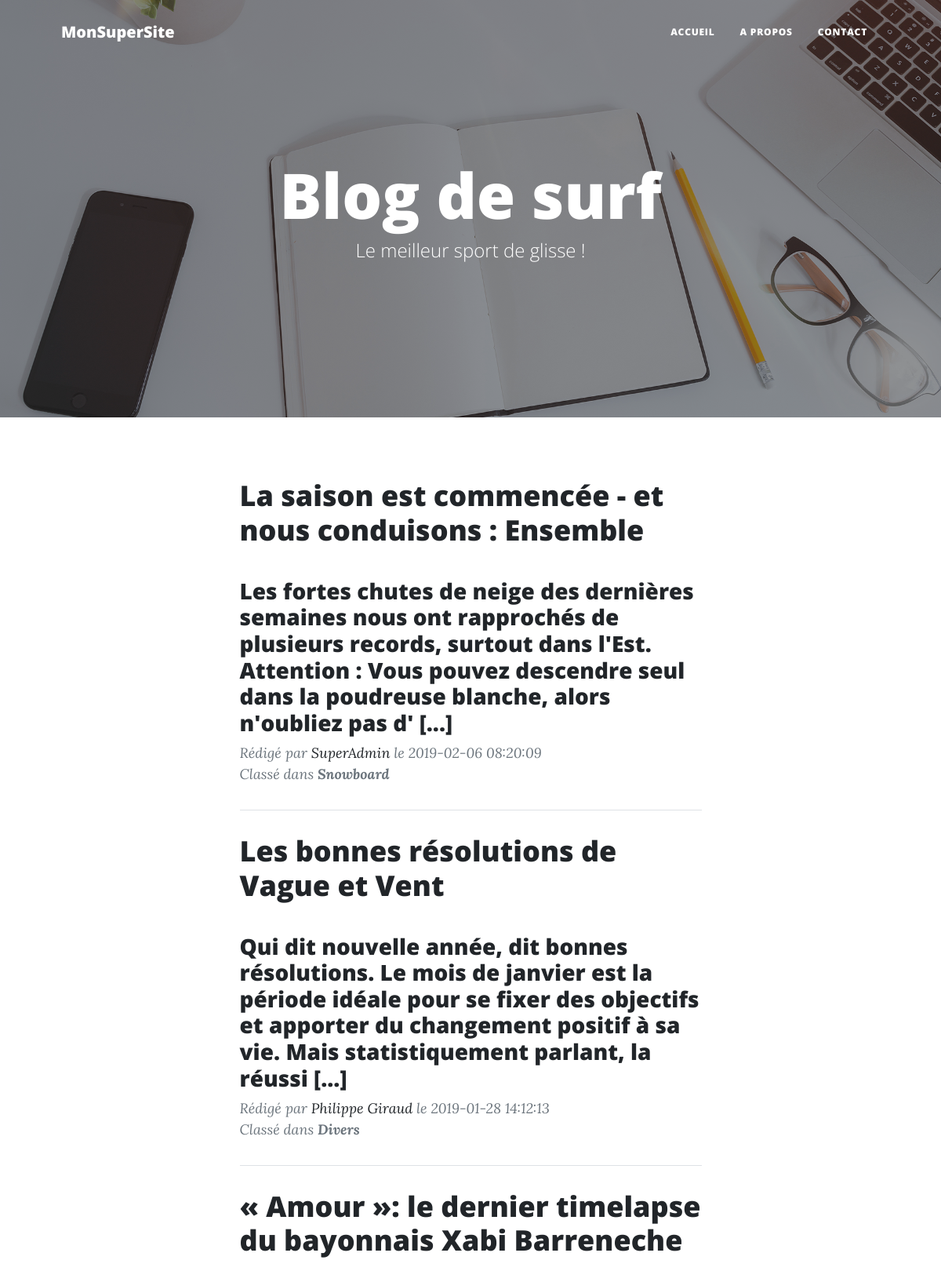
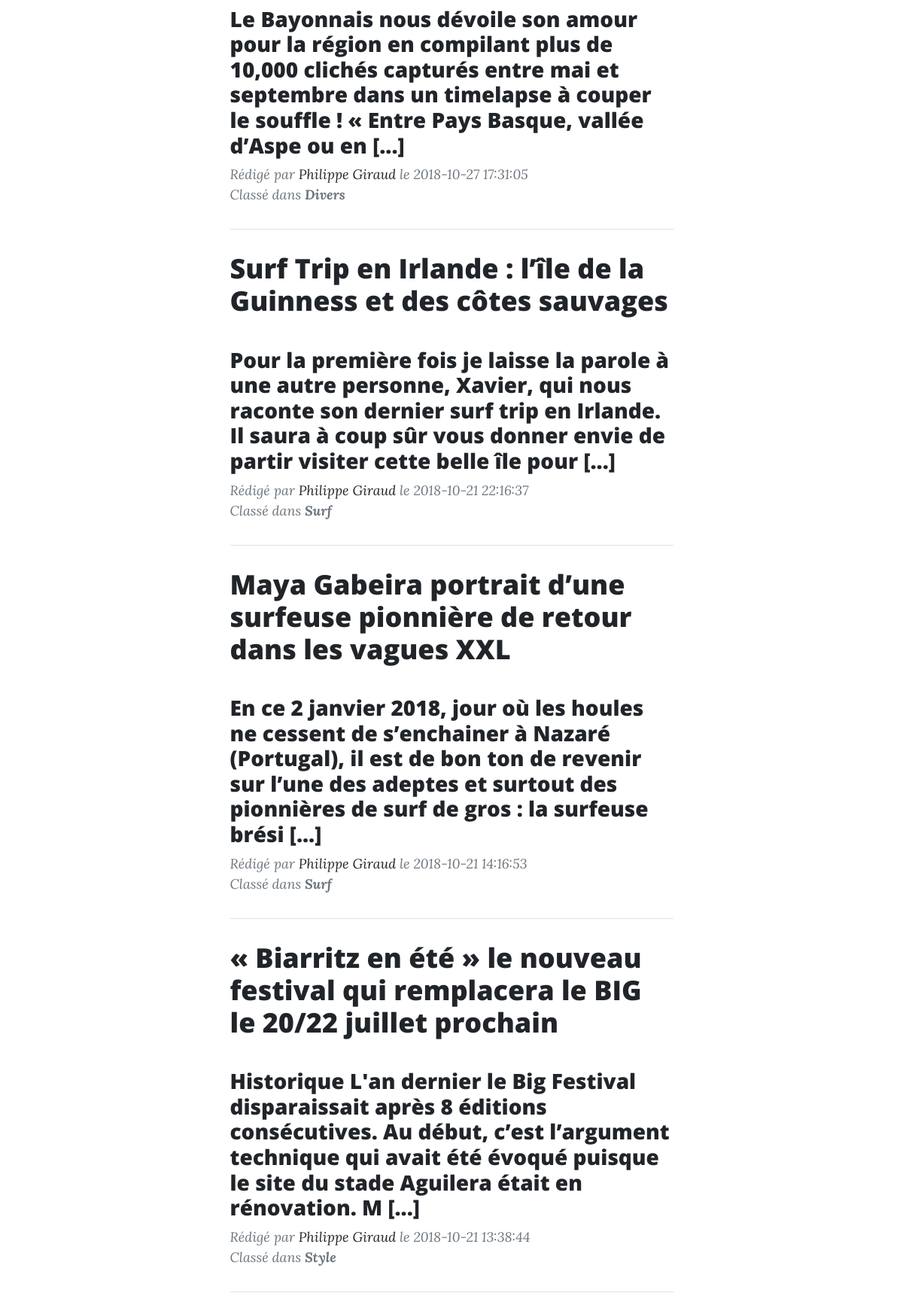
The page / (upper part) on the database its author committed (2 pictures, top to bottom).
### tables this page shows
CREATE TABLE IF NOT EXISTS `blog_posts` (
  `post_ID` int(11) NOT NULL AUTO_INCREMENT COMMENT 'Clé primaire',
  `post_author` int(11) NOT NULL COMMENT 'Clé vers l''auteur',
  `post_category` int(11) NOT NULL,
  `post_date` timestamp NOT NULL DEFAULT CURRENT_TIMESTAMP COMMENT 'Date du post',
  `post_content` text NOT NULL COMMENT 'Contenu du post',
  `post_title` varchar(255) NOT NULL COMMENT 'Titre du post',
  `post_img_url` varchar(255) NOT NULL COMMENT 'Url de image du post',
  PRIMARY KEY (`post_ID`),
  KEY `fk_blog_posts_blog_users` (`post_author`),
  KEY `fk_blog_posts_blog_categories1` (`post_category`)
);

CREATE TABLE IF NOT EXISTS `blog_users` (
  `ID` int(11) NOT NULL AUTO_INCREMENT COMMENT 'Clé primaire',
  `user_login` varchar(20) NOT NULL COMMENT 'Login',
  `user_pass` varchar(32) NOT NULL COMMENT 'Password',
  `user_email` varchar(100) NOT NULL COMMENT 'Email',
  `display_name` varchar(100) NOT NULL COMMENT 'Nom affiché',
  `user_photo` varchar(45) NOT NULL DEFAULT 'user.jpg',
  `user_admin` tinyint(1) NOT NULL DEFAULT '0',
  `user_token` varchar(32) DEFAULT NULL,
  PRIMARY KEY (`ID`),
  UNIQUE KEY `loginpassword` (`user_login`,`user_pass`),
  UNIQUE KEY `email` (`ID`)
);

CREATE TABLE IF NOT EXISTS `blog_categories` (
  `cat_id` int(11) NOT NULL AUTO_INCREMENT,
  `cat_descr` varchar(50) NOT NULL,
  PRIMARY KEY (`cat_id`)
);

### index.php (called while the page is built, shortened)
<?php
include("model/home.model.php");
include("view/home.view.php");

### model/home.model.php (called while the page is built, shortened)
<?php
include("model/pdo.inc.php");
try {
    $query = "
    SELECT post_img_url, post_ID, post_date, LEFT(post_content, " . TRONCATURE . ") AS post_content, post_title, display_name, cat_descr
    FROM blog_posts
    INNER JOIN blog_users
    ON post_author = ID
    INNER JOIN blog_categories
    ON post_category = cat_id
    ORDER BY post_date DESC";
    $req = $pdo->query($query);
    $data = $req->fetchAll();
}
 catch(Exception $e) {
    die("Erreur MySQL : " . $e->getMessage());
}
$bg = 'assets/img/home-bg.jpg';
$header_title = 'Blog de surf';
$header_subtitle = 'Le meilleur sport de glisse !';

### view/home.view.php (the view, shortened to what this page needs)
<?php include("view/layout/nav.inc.php"); ?>
<?php include("view/layout/header.inc.php"); ?>
<div class="container px-4 px-lg-5">
    <div class="row gx-4 gx-lg-5 justify-content-center">
        <div class="col-md-10 col-lg-8 col-xl-7">
            <?php foreach ($data as $onedata) { ?>
                <div class="post-preview">
                    <a href="post.php?article=<?= $onedata["post_ID"] ?>">
                        <h2 class="post-title"><?= $onedata["post_title"] ?></h2>
                    </a>
                    <h3 class="post-subtitle"><?= $onedata["post_content"]
                                                ?> [...]</h3>
                    <p class="post-meta">
                        Rédigé par
                        <a href="#!"><?= $onedata["display_name"] ?></a>
                        le <?= $onedata["post_date"] ?>
                        <br>
                        Classé dans <b><?= $onedata["cat_descr"] ?></b>
                    </p>
                </div>
                <hr class="my-4" />
            <?php } ?>
        </div>
    </div>
</div>
<?php include("view/layout/footer.inc.php"); ?>

### view/layout/nav.inc.php (shortened to what this page needs)
<!DOCTYPE html>
<html lang="fr">
<head>
    <link href="css/styles.css" rel="stylesheet" />
</head>
<body>
    <nav class="navbar navbar-expand-lg navbar-light" id="mainNav">
        <div class="container px-4 px-lg-5">
            <a class="navbar-brand" href="index.php">MonSuperSite</a>
            <div class="collapse navbar-collapse" id="navbarResponsive">
                <ul class="navbar-nav ms-auto py-4 py-lg-0">
                    <li class="nav-item"><a class="nav-link px-lg-3 py-3 py-lg-4" href="index.php">Accueil</a></li>
                    <li class="nav-item"><a class="nav-link px-lg-3 py-3 py-lg-4" href="about.php">A propos</a></li>
                    <li class="nav-item"><a class="nav-link px-lg-3 py-3 py-lg-4" href="contact.php">Contact</a></li>
                </ul>
            </div>
        </div>
    </nav>

### view/layout/header.inc.php
<header class="masthead" style="background-image: url('<?= $bg ?>')">
    <div class="container position-relative px-4 px-lg-5">
        <div class="row gx-4 gx-lg-5 justify-content-center">
            <div class="col-md-10 col-lg-8 col-xl-7">
                <div class="site-heading">
                    <h1><?= $header_title ?></h1>
                    <span class="subheading"><?= $header_subtitle ?></span>
                </div>
            </div>
        </div>
    </div>
</header>

### view/layout/footer.inc.php (shortened to what this page needs)
    </body>
</html>

### rows shown on the page
blog_posts: post_title "La saison est commencée - et nous conduisons : Ensemble", post_content "Les fortes chutes de neige des dernières semaines nous ont rapprochés de plusieurs records, surtout dans l'Est. Attention : Vous pouvez descendre seul dans la poudreuse blanche, alors n'oubliez pas d'", post_author.display_name "SuperAdmin", post_date "2019-02-06 08:20:09", post_category.cat_descr "Snowboard"
blog_posts: post_title "Les bonnes résolutions de Vague et Vent", post_content "Qui dit nouvelle année, dit bonnes résolutions. Le mois de janvier est la période idéale pour se fixer des objectifs et apporter du changement positif à sa vie. Mais statistiquement parlant, la réussi", post_author.display_name "Philippe Giraud", post_date "2019-01-28 14:12:13", post_category.cat_descr "Divers"
blog_posts: post_title "« Amour »: le dernier timelapse du bayonnais Xabi Barreneche", post_content "Le Bayonnais nous dévoile son amour pour la région en compilant plus de 10,000 clichés capturés entre mai et septembre dans un timelapse à couper le souffle ! « Entre Pays Basque, vallée d’Aspe ou en", post_author.display_name "Philippe Giraud", post_date "2018-10-27 17:31:05", post_category.cat_descr "Divers"
blog_posts: post_title "Surf Trip en Irlande : l’île de la Guinness et des côtes sauvages", post_content "Pour la première fois je laisse la parole à une autre personne, Xavier, qui nous raconte son dernier surf trip en Irlande. Il saura à coup sûr vous donner envie de partir visiter cette belle île pour", post_author.display_name "Philippe Giraud", post_date "2018-10-21 22:16:37", post_category.cat_descr "Surf"
blog_posts: post_title "Maya Gabeira portrait d’une surfeuse pionnière de retour dans les vagues XXL", post_content "En ce 2 janvier 2018, jour où les houles ne cessent de s’enchainer à Nazaré (Portugal), il est de bon ton de revenir sur l’une des adeptes et surtout des pionnières de surf de gros : la surfeuse brési", post_author.display_name "Philippe Giraud", post_date "2018-10-21 14:16:53", post_category.cat_descr "Surf"
blog_posts: post_title "« Biarritz en été » le nouveau festival qui remplacera le BIG le 20/22 juillet prochain", post_content "Historique L'an dernier le Big Festival disparaissait après 8 éditions consécutives. Au début, c’est l’argument technique qui avait été évoqué puisque le site du stade Aguilera était en rénovation. M", post_author.display_name "Philippe Giraud", post_date "2018-10-21 13:38:44", post_category.cat_descr "Style"

### other values the page prints
$header_title "Blog de surf"
$header_subtitle "Le meilleur sport de glisse !"
